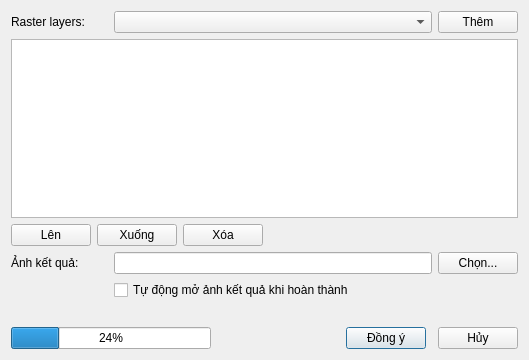
<?xml version="1.0" encoding="UTF-8"?>
<ui version="4.0">
 <class>ImageConcatenatingDialog</class>
 <widget class="QDialog" name="ImageConcatenatingDialog">
  <property name="geometry">
   <rect>
    <x>0</x>
    <y>0</y>
    <width>529</width>
    <height>360</height>
   </rect>
  </property>
  <property name="windowTitle">
   <string>Gộp kênh ảnh</string>
  </property>
  <layout class="QGridLayout" name="gridLayout">
   <item row="5" column="0">
    <spacer name="verticalSpacer">
     <property name="orientation">
      <enum>Qt::Vertical</enum>
     </property>
     <property name="sizeHint" stdset="0">
      <size>
       <width>20</width>
       <height>14</height>
      </size>
     </property>
    </spacer>
   </item>
   <item row="0" column="0">
    <widget class="QLabel" name="label">
     <property name="text">
      <string>Raster layers:</string>
     </property>
    </widget>
   </item>
   <item row="7" column="2">
    <spacer name="horizontalSpacer">
     <property name="orientation">
      <enum>Qt::Horizontal</enum>
     </property>
     <property name="sizeHint" stdset="0">
      <size>
       <width>156</width>
       <height>20</height>
      </size>
     </property>
    </spacer>
   </item>
   <item row="6" column="0" colspan="5">
    <widget class="QLabel" name="noticeLbl">
     <property name="text">
      <string/>
     </property>
    </widget>
   </item>
   <item row="7" column="0" colspan="2">
    <widget class="QProgressBar" name="progressBar">
     <property name="minimumSize">
      <size>
       <width>200</width>
       <height>0</height>
      </size>
     </property>
     <property name="value">
      <number>24</number>
     </property>
    </widget>
   </item>
   <item row="3" column="0">
    <widget class="QLabel" name="label_2">
     <property name="text">
      <string>Ảnh kết quả:</string>
     </property>
    </widget>
   </item>
   <item row="7" column="3">
    <widget class="QPushButton" name="okBtn">
     <property name="text">
      <string>Đồng ý</string>
     </property>
     <property name="autoDefault">
      <bool>false</bool>
     </property>
     <property name="default">
      <bool>true</bool>
     </property>
    </widget>
   </item>
   <item row="7" column="5">
    <widget class="QPushButton" name="cancelBtn">
     <property name="text">
      <string>Hủy</string>
     </property>
     <property name="autoDefault">
      <bool>false</bool>
     </property>
    </widget>
   </item>
   <item row="1" column="0" colspan="6">
    <widget class="QListWidget" name="bandLswg"/>
   </item>
   <item row="3" column="5">
    <widget class="QPushButton" name="selectFileNameBtn">
     <property name="text">
      <string>Chọn...</string>
     </property>
     <property name="icon">
      <iconset>
       <normaloff>:/myicon/File.svg</normaloff>:/myicon/File.svg</iconset>
     </property>
    </widget>
   </item>
   <item row="3" column="1" colspan="4">
    <widget class="QLineEdit" name="outputFileNameLedr"/>
   </item>
   <item row="4" column="1" colspan="5">
    <widget class="QCheckBox" name="autoAddOutputChbx">
     <property name="text">
      <string>Tự động mở ảnh kết quả khi hoàn thành</string>
     </property>
    </widget>
   </item>
   <item row="2" column="0" colspan="6">
    <layout class="QHBoxLayout" name="horizontalLayout">
     <item>
      <widget class="QPushButton" name="upBtn">
       <property name="text">
        <string>Lên</string>
       </property>
       <property name="icon">
        <iconset>
         <normaloff>:/myicon/Up.svg</normaloff>:/myicon/Up.svg</iconset>
       </property>
      </widget>
     </item>
     <item>
      <widget class="QPushButton" name="downBtn">
       <property name="text">
        <string>Xuống</string>
       </property>
       <property name="icon">
        <iconset>
         <normaloff>:/myicon/Down.svg</normaloff>:/myicon/Down.svg</iconset>
       </property>
      </widget>
     </item>
     <item>
      <widget class="QPushButton" name="removeBtn">
       <property name="text">
        <string>Xóa</string>
       </property>
       <property name="icon">
        <iconset>
         <normaloff>:/myicon/Remove.svg</normaloff>:/myicon/Remove.svg</iconset>
       </property>
      </widget>
     </item>
     <item>
      <spacer name="horizontalSpacer_2">
       <property name="orientation">
        <enum>Qt::Horizontal</enum>
       </property>
       <property name="sizeHint" stdset="0">
        <size>
         <width>350</width>
         <height>20</height>
        </size>
       </property>
      </spacer>
     </item>
    </layout>
   </item>
   <item row="0" column="5">
    <widget class="QPushButton" name="addBtn">
     <property name="text">
      <string>Thêm</string>
     </property>
     <property name="icon">
      <iconset>
       <normaloff>:/myicon/Add.svg</normaloff>:/myicon/Add.svg</iconset>
     </property>
    </widget>
   </item>
   <item row="0" column="1" colspan="4">
    <widget class="QComboBox" name="rasterLayerCbx">
     <property name="sizePolicy">
      <sizepolicy hsizetype="Expanding" vsizetype="Fixed">
       <horstretch>0</horstretch>
       <verstretch>0</verstretch>
      </sizepolicy>
     </property>
    </widget>
   </item>
  </layout>
 </widget>
 <layoutdefault spacing="6" margin="11"/>
 <resources>
  <include location="myicon.qrc"/>
 </resources>
 <connections/>
</ui>
